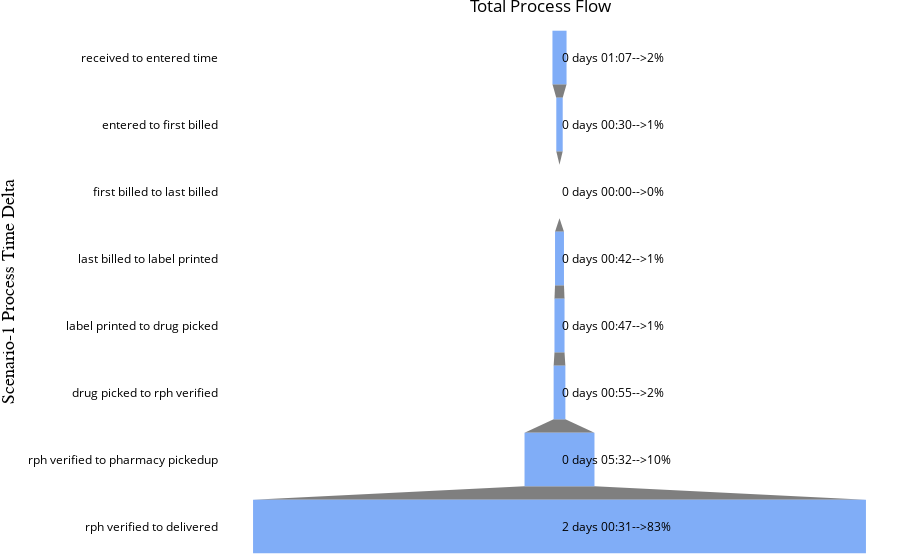

The notebook cell this image was saved under:
### Code cell
row_wise_percent_df = scenario_1_df_time[scenario_1_df_time.columns[:-1]]

row_wise_percent_df = row_wise_percent_df.div(row_wise_percent_df.sum(axis=1), axis=0).round(2)
# print(row_wise_percent_df)

try:
    row_wise_percent_df = row_wise_percent_df.multiply(100).astype(int)
except:
    pass
# row_wise_percent_df = row_wise_percent_df.multiply(100).astype(int)

scenario_1_df_time_object = scenario_1_df_time.copy()

for i in scenario_1_df_time_object.columns:
    scenario_1_df_time_object[i] = scenario_1_df_time_object[i].astype(str)
    
for idx, val in enumerate(row_wise_percent_df.index):
    values_to_be_used = scenario_1_df_time.values.tolist()[idx]
    variable_names = scenario_1_df_time.columns
    #variable_names = [x[12:] for x in variable_names]
#     print(1)
    annotation_names = scenario_1_df_time_object.values.tolist()[idx]
    annotation_names = [x[:-3] for x in annotation_names]

#     print(2)

    per_annot = row_wise_percent_df.values.tolist()[idx]
#     print(3)
    fig = make_subplots()

    fig.add_trace(
        go.Funnel(
        y = variable_names[:-1],
        x = values_to_be_used[:-1],
        textposition='none',
            marker = {"color": [blue_color, blue_color, blue_color, blue_color, blue_color,\
                           blue_color, blue_color, blue_color]}))

#     print(4)
    for i,y,k in zip(variable_names[:-1],annotation_names[:-1],per_annot):
        fig.add_annotation(y=i,xanchor='left',
                    text=y+'-->'+str(k)+'%',align='right',showarrow=False)
#     print(5)

    fig.update_layout(margin={"r":0,"t":24,"l":0,"b":0},paper_bgcolor='rgb(255,255,255)',plot_bgcolor='rgba(0,0,0,0)',
                      title={'text':str(val)+' Process Flow','xanchor': 'center','x':0.6
    },font=dict(color='black'),

    xaxis=dict(
        title='x Axis',
        titlefont=dict(
            family='Arial',
            size=18,
            color='Black'
        )
    ),
    yaxis=dict(
        title='Scenario-1 Process Time Delta',
        titlefont=dict(
            family='Arial',
            size=18,
            color='black'
        )
    ))

#     print(6)
#     fig.show()
    fig.write_image(output_distribution_sce_1+str(val)+"_overall.png") #pip install -U kaleido & restart jupyter
#     fig.write_image(r"C:\Users\vidhi.mittal\Documents\Automation\Aug_Automation\All_files\image_generation\Overall\Slide_34\scenario1\img1.png",)
fig.show()

### Figure 1 — Plotly figure (JSON) as saved in the notebook; plotly's stock layout.template omitted (floating-point values rounded to 4 significant figures)
{"data": [{"marker": {"color": ["#80ADF7", "#80ADF7", "#80ADF7", "#80ADF7", "#80ADF7", "#80ADF7", "#80ADF7", "#80ADF7"]}, "textposition": "none", "type": "funnel", "x": [4020000000000, 1830000000000, 0, 2548000000000, 2870000000000, 3351000000000, 19934000000000, 174693000000000], "y": ["received to entered time", "entered to first billed", "first billed to last billed", "last billed to label printed", "label printed to drug picked", "drug picked to rph verified", "rph verified to pharmacy pickedup", "rph verified to delivered"]}], "layout": {"annotations": [{"align": "right", "showarrow": false, "text": "0 days 01:07-->2%", "xanchor": "left", "y": "received to entered time"}, {"align": "right", "showarrow": false, "text": "0 days 00:30-->1%", "xanchor": "left", "y": "entered to first billed"}, {"align": "right", "showarrow": false, "text": "0 days 00:00-->0%", "xanchor": "left", "y": "first billed to last billed"}, {"align": "right", "showarrow": false, "text": "0 days 00:42-->1%", "xanchor": "left", "y": "last billed to label printed"}, {"align": "right", "showarrow": false, "text": "0 days 00:47-->1%", "xanchor": "left", "y": "label printed to drug picked"}, {"align": "right", "showarrow": false, "text": "0 days 00:55-->2%", "xanchor": "left", "y": "drug picked to rph verified"}, {"align": "right", "showarrow": false, "text": "0 days 05:32-->10%", "xanchor": "left", "y": "rph verified to pharmacy pickedup"}, {"align": "right", "showarrow": false, "text": "2 days 00:31-->83%", "xanchor": "left", "y": "rph verified to delivered"}], "font": {"color": "black"}, "margin": {"b": 0, "l": 0, "r": 0, "t": 24}, "paper_bgcolor": "rgb(255,255,255)", "plot_bgcolor": "rgba(0,0,0,0)", "title": {"text": "Total Process Flow", "x": 0.6, "xanchor": "center"}, "xaxis": {"anchor": "y", "domain": [0, 1], "title": {"font": {"color": "Black", "family": "Arial", "size": 18}, "text": "x Axis"}}, "yaxis": {"anchor": "x", "domain": [0, 1], "title": {"font": {"color": "black", "family": "Arial", "size": 18}, "text": "Scenario-1 Process Time Delta"}}}}
